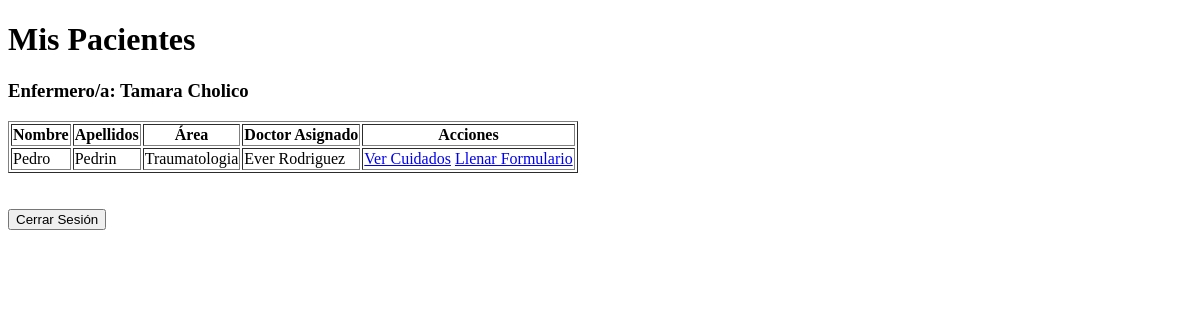
Before: /enfermeria/pacientes-enfermera/ (signed in) with the older database file.
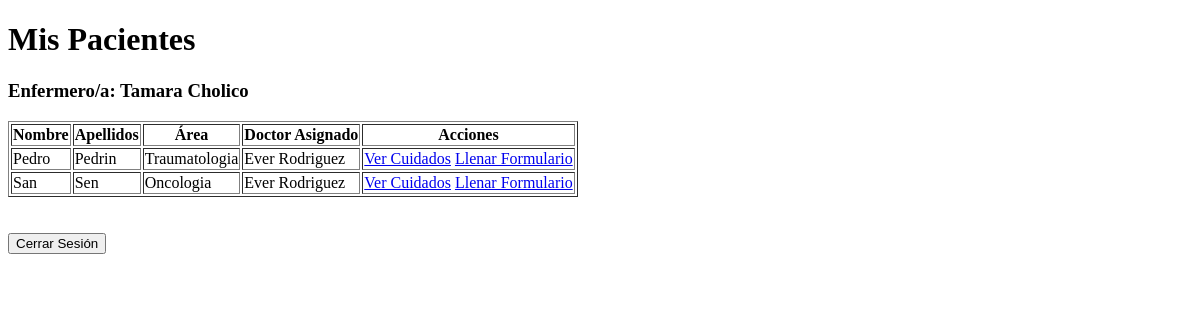
After: the same page with the newer database file.
### usuarioJefa/models.py (models this page shows, shortened)
class Paciente(models.Model):
    SEXO_CHOICES = [
        ('M', 'Masculino'),
        ('F', 'Femenino'),
    ]
    ESTADO_CHOICES = [
        ('ACTIVO', 'Activo'),
        ('INACTIVO', 'Inactivo'),
    ]
    nombres = models.CharField(max_length=100)
    apellidos = models.CharField(max_length=100)
    fecha_nacimiento = models.DateField()
    sexo = models.CharField(max_length=1, choices=SEXO_CHOICES)
    num_seguridad_social = models.CharField(max_length=20, unique=True)
    fecha_ingreso = models.DateTimeField(default=timezone.now)
    estado = models.CharField(max_length=10, choices=ESTADO_CHOICES, default='ACTIVO')
    area = models.ForeignKey('login.AreaEspecialidad', on_delete=models.PROTECT)  # Referenciamos a login.AreaEspecialidad
    doctor_actual = models.ForeignKey(
        Usuarios,
        on_delete=models.SET_NULL,
        null=True,
        related_name='pacientes_doctor',
        limit_choices_to={'tipoUsuario': 'DR'}
    )
    enfermero_actual = models.ForeignKey(
        Usuarios,
        on_delete=models.SET_NULL,
        null=True,
        related_name='pacientes_enfermero',
        limit_choices_to={'tipoUsuario': 'EN'}
    )
    hospital_origen = models.CharField(max_length=200, blank=True, null=True)
    esta_activo = models.BooleanField(default=True)
    fecha_alta = models.DateTimeField(null=True, blank=True)
    numero_ingresos = models.PositiveIntegerField(default=1)

### login/models.py (models this page shows)
class AreaEspecialidad(models.Model):
    nombre = models.CharField(max_length=100, unique=True)
    descripcion = models.TextField(blank=True, null=True)
    def __str__(self):
        return self.nombre
    class Meta:
        verbose_name = 'Área de Especialidad'
        verbose_name_plural = 'Áreas de Especialidad'

class Usuarios(AbstractUser):
    jefaPiso = 'JP'
    enfermeria = 'EN'
    doctor = 'DR'
    cocina = 'CO'
    rolesUsuario = [
        (jefaPiso, 'Jefa de Piso'),
        (enfermeria, 'Enfermería'),
        (doctor, 'Doctor'),
        (cocina, 'Cocina'),
    ]
    tipoUsuario = models.CharField(max_length=2, choices=rolesUsuario, default=enfermeria)
    apellidos = models.CharField(max_length=150)
    edad = models.IntegerField(default=18)
    fechaNacimiento = models.DateField(null=True, blank=True)
    areaEspecialidad = models.ForeignKey(AreaEspecialidad, on_delete=models.SET_NULL, null=True)
    fortalezas = models.ManyToManyField(Fortaleza)
    estaActivo = models.BooleanField(default=True)
    fechaRegistro = models.DateTimeField(default=timezone.now)
    fechaEliminacion = models.DateTimeField(null=True, blank=True)
    cedula = models.CharField(max_length=20, blank=True, null=True)
    telefono = models.CharField(max_length=15, blank=True, null=True)
    direccion = models.TextField(blank=True, null=True)
    primerIngreso = models.BooleanField(default=True)

### usuarioEnfermeria/views.py (the view)
@login_required
def pacientes_enfermeria(request):
    enfermero_actual = request.user
    print("Enfermero actual:", enfermero_actual.username, enfermero_actual.tipoUsuario)  # Debug
    pacientes_asignados = Paciente.objects.filter(
        enfermero_actual=enfermero_actual,
        esta_activo=True
    ).select_related('area', 'doctor_actual')
    print("Número de pacientes:", pacientes_asignados.count())  # Debug
    print("Query SQL:", pacientes_asignados.query)  # Debug
    return render(request, 'usuarioEnfermeria/pacientes_enfermeria.html', {
        'pacientes': pacientes_asignados,
        'enfermero': enfermero_actual
    })

### usuarioEnfermeria/templates/usuarioEnfermeria/pacientes_enfermeria.html (shortened to what this page needs)
<!DOCTYPE html>
<html lang="en">
<head>
</head>
<body>
    <h1>Mis Pacientes</h1>
    <h3>Enfermero/a: {{ enfermero.first_name }} {{ enfermero.apellidos }}</h3>
    {% if pacientes %}
        <table border="1">
            <thead>
                <tr>
                    <th>Nombre</th>
                    <th>Apellidos</th>
                    <th>Área</th>
                    <th>Doctor Asignado</th>
                    <th>Acciones</th>
                </tr>
            </thead>
            <tbody>
                {% for paciente in pacientes %}
                <tr>
                    <td>{{ paciente.nombres }}</td>
                    <td>{{ paciente.apellidos }}</td>
                    <td>{{ paciente.area }}</td>
                    <td>{{ paciente.doctor_actual.first_name }} {{ paciente.doctor_actual.apellidos }}</td>
                    <td>
                        <a href="{% url 'enfermeria:cuidados_paciente' paciente.id %}">Ver Cuidados</a>
                        <a href="{% url 'enfermeria:formulario_paciente' paciente.id %}">Llenar Formulario</a>
                    </td>
                </tr>
                {% endfor %}
            </tbody>
        </table>
    {% else %}
        <p>No tienes pacientes asignados actualmente.</p>
    {% endif %}
    <br><br>
    <form action="{% url 'login:login' %}" method="POST">
        <button type="submit">Cerrar Sesión</button>
    </form>
</body>
</html>

Changed rows visible on the page:
added Paciente: nombres "San", apellidos "Sen", area "Oncologia", doctor_actual.first_name "Ever", doctor_actual.apellidos "Rodriguez"
